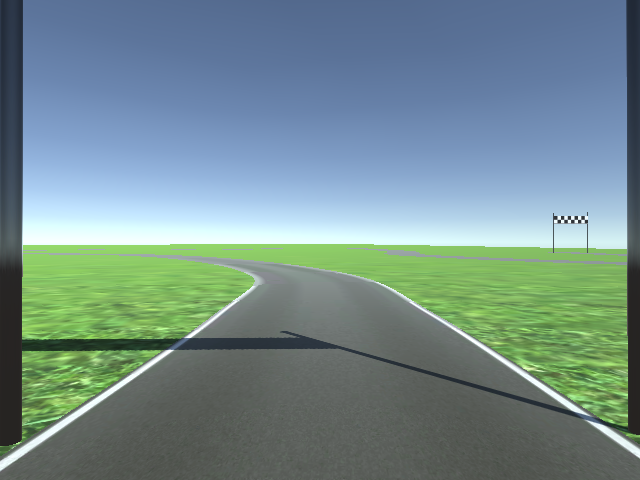
#> input picture car.png, 640 x 480 px
$ python -i autocar.py   (imports and definitions only)
#> lines starting #> are read from the running program, lines starting #| are printed output that depends on the picture; after the words box and inside, x2 and y2 are one past the last pixel; in counts of white or black regions, pixels touching at a corner belong together
from scipy.stats import linregress
import numpy as np
import cv2
import os
import math
import socket
import sys
import json

def weighted_img(img, initial_img, α=0.8, β=1., λ=0.):
    return cv2.addWeighted(initial_img, α, img, β, λ)

def stack_images(img_a, img_b):
    return np.hstack((img_a, img_b))

def region_of_interest(img, vertices):
    mask = np.zeros_like(img)

    if len(img.shape) > 2:
        channel_count = img.shape[2]
        ignore_mask_color = (255,) * channel_count
    else:
        ignore_mask_color = 255
    cv2.fillPoly(mask, vertices, ignore_mask_color)
    masked_image = cv2.bitwise_and(img, mask)
    cv2.imshow("masked", masked_image)
    return masked_image

def crop_roi(image, top_left, top_right, bottom_right, bottom_left):
    roi = [np.array([top_left, top_right, bottom_right, bottom_left], dtype=np.int32)]
    return region_of_interest(image, roi)

def crop_by_ref(img, ref_width, ref_height, ref_top_x, ref_top_y, ref_bot_x, ref_bot_y):
    width = img.shape[1]
    image_height = img.shape[0]
    middle_x = int(width / 2)
    image_offset_bottom_x = int(width * ref_bot_x / ref_width)
    image_offset_bottom_y = int(image_height * ref_bot_y / ref_height)
    image_offset_top_x = int(width * ref_top_x / ref_width)
    image_offset_top_y = int(image_height * ref_top_y / ref_height)
    top_left = [middle_x - image_offset_top_x, image_offset_top_y]
    top_right = [middle_x + image_offset_top_x, image_offset_top_y]
    bottom_right = [width - image_offset_bottom_x, image_offset_bottom_y]
    bottom_left = [image_offset_bottom_x, image_offset_bottom_y]

    return crop_roi(img, top_left, top_right, bottom_right, bottom_left)

def crop(image, bottom_offset = 0):
    ref_width = 640
    ref_height = 480
    ref_top_x = 100
    ref_top_y = 280
    ref_bottom_x = 0
    ref_bottom_y = 480 - bottom_offset
    return crop_by_ref(image, ref_width, ref_height, ref_top_x, ref_top_y, ref_bottom_x, ref_bottom_y)

def clache(img):
    cl = cv2.createCLAHE(clipLimit = 3.0, tileGridSize = (8, 8))

    img_yuv = cv2.cvtColor(img, cv2.COLOR_BGR2YUV)
    y, u, v = cv2.split(img_yuv)
    y_clache = cl.apply(y)
    img_yuv = cv2.merge((y_clache, u, v))

    return cv2.cvtColor(img_yuv, cv2.COLOR_YUV2BGR)

def canny(img, low_threshold, high_threshold):
    return cv2.Canny(img, low_threshold, high_threshold)

def gaussian_blur(img, kernel_size):
    return cv2.GaussianBlur(img, (kernel_size, kernel_size), 0)

def biliteral(img):
    return cv2.bilateralFilter(img, 13, 75, 75)

def unsharp_mask(image, blured):
    return cv2.addWeighted(blured, 1.5, blured, -0.5, 0, image)

def edges(img):
    gray_img = cv2.cvtColor(img, cv2.COLOR_BGR2GRAY)
    v = np.median(gray_img)
    sigma = 0.33
    lower = int(max(150, (1.0 - sigma) * v))
    upper = int(min(255, (1.0 + sigma) * v))

    return canny(gray_img, lower, upper)

def binary_hsv_mask(img, color_range):
    lower = np.array(color_range[0])
    upper = np.array(color_range[1])

    return cv2.inRange(img, lower, upper)

def binary_gray_mask(img, color_range):
    lower = np.array(color_range[0])
    upper = np.array(color_range[1])

    return cv2.inRange(img, color_range[0][0], color_range[1][0])

def binary_mask_apply(img, binary_mask):
    masked_image = np.zeros_like(img)

    for i in range(3):
        masked_image[:,:,i] = binary_mask.copy()

    return masked_image

def binary_mask_apply_color(img, binary_mask):
    return cv2.bitwise_and(img, img, mask = binary_mask)

def filter_by_color_ranges(img, color_ranges):
    result = np.zeros_like(img)
    gray_img = cv2.cvtColor(img, cv2.COLOR_BGR2GRAY)
    hsv_img = cv2.cvtColor(img, cv2.COLOR_BGR2HSV)

    for color_range in color_ranges:
        color_bottom = color_range[0]
        color_top = color_range[1]

        if color_bottom[0] == color_bottom[1] == color_bottom[2] and color_top[0] == color_top[1] == color_top[2]:
            mask = binary_gray_mask(gray_img, color_range)
        else:
            mask = binary_hsv_mask(hsv_img, color_range)

        masked_img = binary_mask_apply(img, mask)
        result = cv2.addWeighted(masked_img, 1.0, result, 1.0, 0.0)

    return result

def color_threshold(img, white_value):
    white = [[white_value, white_value, white_value], [255, 255, 255]]
    semi_white = [[10, 0, 0], [180, 50, 150]]

    return filter_by_color_ranges(img, [white, semi_white])


def draw_lanes(height, width, left_x, right_x, intersect_pt):
    line_img = np.zeros((height, width, 3), dtype=np.uint8)

    if left_x != 0 and intersect_pt != None:
        cv2.line(line_img, (left_x, height), (intersect_pt[0], intersect_pt[1]), [255, 0, 0], 5)

    if right_x != 0 and intersect_pt != None:
        cv2.line(line_img, (intersect_pt[0], intersect_pt[1]), (right_x, height), [0, 255, 0], 5)

    return line_img

def hough_lines(image, white_value):
    if white_value < 150:
        return None

    image_masked = color_threshold(image, white_value)
    image_edges = edges(image_masked)
    houghed_lns = cv2.HoughLinesP(image_edges, 2, np.pi / 180, 50, np.array([]), 20, 100)

    if houghed_lns is None:
        return hough_lines(image, white_value - 5)

    return houghed_lns

def left_right_lines(lines):
    lines_all_left = []
    lines_all_right = []
    slopes_left = []
    slopes_right = []

    for line in lines:
        for x1, y1, x2, y2 in line:
            slope = (y2 - y1) / (x2 - x1)

            if slope > 0:
                lines_all_right.append(line)
                slopes_right.append(slope)
            else:
                lines_all_left.append(line)
                slopes_left.append(slope)

    filtered_left_lns = filter_lines_outliers(lines_all_left, slopes_left, True)
    filtered_right_lns = filter_lines_outliers(lines_all_right, slopes_right, False)

    return filtered_left_lns, filtered_right_lns

def filter_lines_outliers(lines, slopes, is_left, min_slope = 0.5, max_slope = 0.9):
    if len(lines) < 2:
        return lines

    lines_no_outliers = []
    slopes_no_outliers = []

    for i, line in enumerate(lines):
        slope = slopes[i]

        if min_slope < abs(slope) < max_slope:
            lines_no_outliers.append(line)
            slopes_no_outliers.append(slope)

    slope_median = np.median(slopes_no_outliers)
    slope_std_deviation = np.std(slopes_no_outliers)
    filtered_lines = []

    for i, line in enumerate(lines_no_outliers):
        slope = slopes_no_outliers[i]
        intercepts = np.median(line)

        if slope_median - 2 * slope_std_deviation < slope < slope_median + 2 * slope_std_deviation:
            filtered_lines.append(line)

    return filtered_lines

def median(lines, prev_ms, prev_bs):
    if prev_ms is None:
        prev_ms = []
        prev_bs = []

    xs = []
    ys = []
    xs_med = []
    ys_med = []
    m = 0
    b = 0

    for line in lines:
        for x1, y1, x2, y2 in line:
            xs += [x1, x2]
            ys += [y1, y2]

    if len(xs) > 2 and len(ys) > 2:
        m, b = np.polyfit(xs, ys, 1)
        m, b, r_value_left, p_value_left, std_err = linregress(xs, ys)

        if len(prev_ms) > 0:
            prev_ms.append(m)
            prev_bs.append(b)
        else:
            return np.poly1d([m, b])

    if len(prev_ms) > 0:
        return np.poly1d([np.average(prev_ms), np.average(prev_bs)])
    else:
        return None

def intersect(f_a, f_b, bottom_y):
    if f_a is None or f_b is None:
        return None

    equation = f_a.coeffs - f_b.coeffs
    x = -equation[1] / equation[0]
    y = np.poly1d(f_a.coeffs)(x)
    x, y = map(int, [x, y])

    return [x, y]

def detect(image, white_value, prev_left_ms, prev_left_bs, prev_right_ms, prev_right_bs):
    houghed_lns = hough_lines(image, white_value)

    if houghed_lns is None:
        return [None, None, None, None]

    filtered_left_lns, filtered_right_lns = left_right_lines(houghed_lns)
    median_left_f = median(filtered_left_lns, prev_left_ms, prev_left_bs)
    median_right_f = median(filtered_right_lns, prev_right_ms, prev_right_bs)

    if median_left_f is None or median_right_f is None:
        return detect(image, white_value - 5, prev_left_ms, prev_left_bs, prev_right_ms, prev_right_bs)
    else:
        return [filtered_left_lns, filtered_right_lns, median_left_f, median_right_f]

def image_pipeline(image, prev_left_ms = [], prev_left_bs = [], prev_right_ms = [],
                   prev_right_bs = [], bottom_offset = 0, should_plot = False):
    height = image.shape[0]
    width = image.shape[1]

    image_cropped = crop(image, bottom_offset)
    image_blured = biliteral(image_cropped)
    image_unsharp = unsharp_mask(image_cropped, image_blured)
    image_clached = clache(image_unsharp)

    left_lns, right_lns, median_left_f, median_right_f = detect(
        image_clached, 180, prev_left_ms, prev_left_bs, prev_right_ms, prev_right_bs)

    if median_left_f is None and median_right_f is None:
        return [image, None, None]

    intersect_pt = intersect(median_left_f, median_right_f, height)
    left_x = int((median_left_f - height).roots)
    right_x = int((median_right_f - height).roots)

    if intersect_pt is None:
        return [image, median_left_f, median_right_f, 320, 450]

    lanes = draw_lanes(height, width, left_x, right_x, intersect_pt)
    return [weighted_img(lanes, image), median_left_f, median_right_f, intersect_pt[0], intersect_pt[1]]

class Lane(object):

    def __init__(self, bottom = 0, buffer = 1):
        self.left_fs = []
        self.right_fs = []
        self.center_x = None
        self.center_y = None
        self.bottom_offset = bottom
        self.buffer_size = buffer
        print("Lane initialized", bottom, buffer)

    # [44 lines left out: functions process_frame, json_to_string, send_drive_command, not called in this run]

port = 9999
ip = str(sys.argv[1])

# [1 line that did not run here, left out]
# [1 line not run here, left out]

folder = "../theFxUITCar_Data/Snapshots"
filename = "fx_UIT_Car.png"
path = os.path.join(folder, filename)
# [1 line not run here, left out]
lane = Lane(bottom=20)

# [32 lines not run here, left out]

>>> import cv2
>>> picture = cv2.imread('car.png')
#> picture is the input picture: shape (480, 640, 3); mean B, G, R 140.9, 140.4, 115.4
>>> result = image_pipeline(picture)
#> in region_of_interest, `cv2.fillPoly(mask, vertices, ignore_mask_color)`:
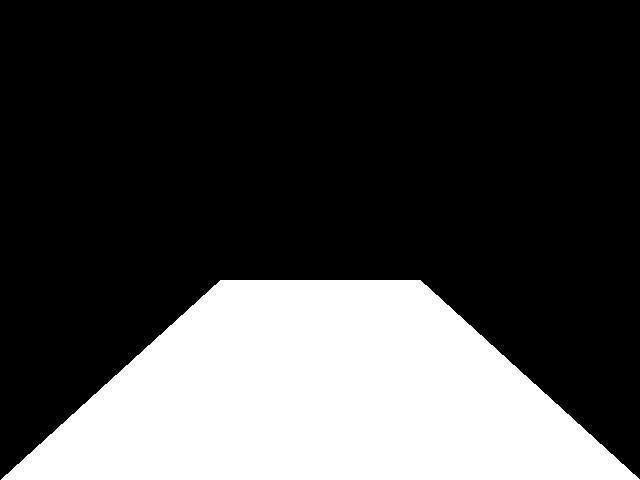
#> mask: shape (480, 640, 3); 27.4% white; 1 white region, box (x1, y1, x2, y2) and area: (1, 280, 640, 480) 84020
#> in clache, `img_yuv = cv2.cvtColor(img, cv2.COLOR_BGR2YUV)`: img_yuv: shape (480, 640, 3); mean of channels 0, 1, 2 27.9, 127.4, 126.9
#> in clache, `y, u, v = cv2.split(img_yuv)`:
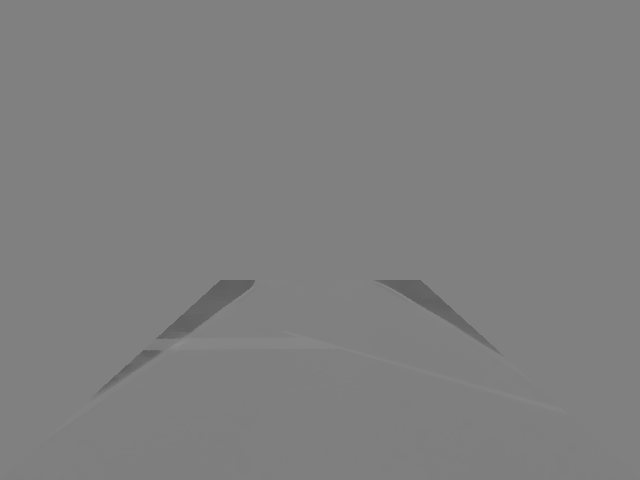
#> u: shape (480, 640); min 94, max 141, mean 127.4
#> in clache, `y_clache = cl.apply(y)`:
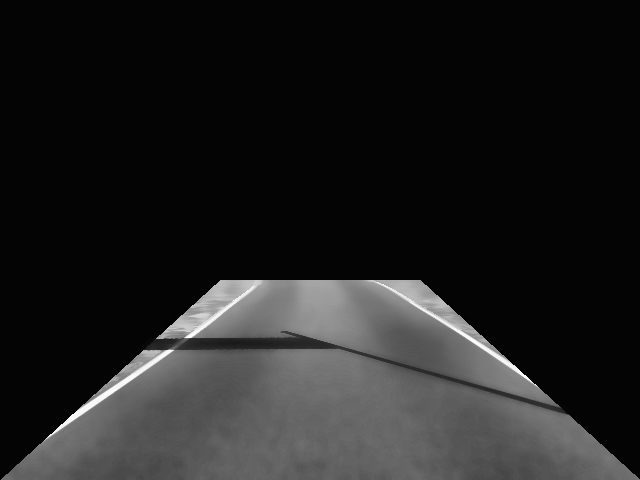
#> y_clache: shape (480, 640); min 3, max 254, mean 32.1
#> in clache, `img_yuv = cv2.merge((y_clache, u, v))`: img_yuv: shape (480, 640, 3); mean of channels 0, 1, 2 32.1, 127.4, 126.9
#> in filter_by_color_ranges, `hsv_img = cv2.cvtColor(img, cv2.COLOR_BGR2HSV)`: hsv_img: shape (480, 640, 3); mean H, S, V 18.3, 5.7, 33
#> after the loop in filter_by_color_ranges, `for color_range in color_ranges:`: result: shape (480, 640, 3); mean H, S, V 63.4, 63.4, 63.4
#> in edges, `gray_img = cv2.cvtColor(img, cv2.COLOR_BGR2GRAY)`:
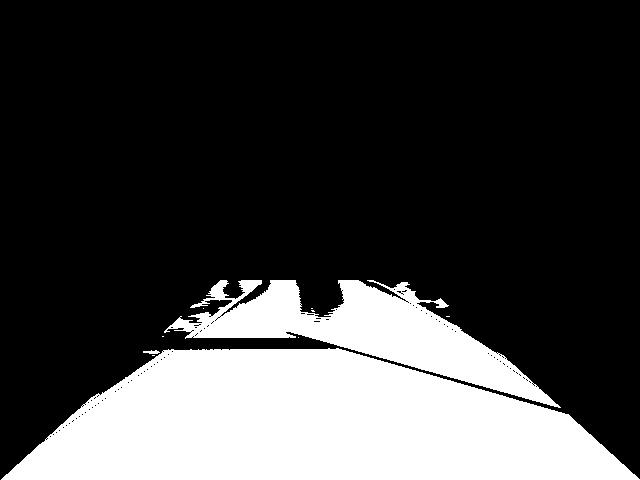
#> gray_img: shape (480, 640); 24.8% white; 10 white regions (7 under 20 px), largest, box (x1, y1, x2, y2) and area: (1, 348, 640, 480) 59144, (164, 280, 561, 408) 17125, (143, 350, 160, 354) 45
#> in edges, `v = np.median(gray_img)`: v = 0
#> in edges, `lower = int(max(150, (1.0 - sigma) * v))`: lower = 150
#> in edges, `upper = int(min(255, (1.0 + sigma) * v))`: upper = 0
#> in canny, `return cv2.Canny(img, low_threshold, high_threshold)`:
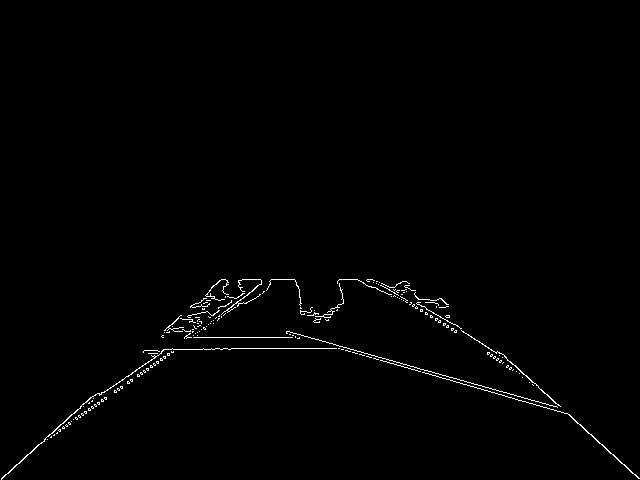
#> returned value: shape (480, 640); 0.91% white in thin lines or dots, all inside (x1, y1, x2, y2) = (1, 279, 640, 480)
#> in hough_lines, `houghed_lns = cv2.HoughLinesP(image_edges, 2, np.pi / 180, 50, np.arra..`: houghed_lns = 26 rows, first 6: [439, 298, 639, 478], [193, 304, 499, 391], [36, 446, 274, 279], [439, 377, 525, 401], [163, 349, 230, 349], [3, 476, 221, 279]
#> the loop in left_right_lines, `for line in lines:` made 26 passes
#> line on passes 1 to 12: [[439, 298, 639, 478]], [[193, 304, 499, 391]], [[36, 446, 274, 279]], [[439, 377, 525, 401]], [[163, 349, 230, 349]], [[3, 476, 221, 279]], [[369, 279, 530, 379]], [[162, 337, 299, 337]], [[119, 390, 261, 283]], [[77, 410, 261, 281]], [[222, 279, 372, 279]], [[4, 476, 227, 282]]
#> after the loop in left_right_lines, `for line in lines:`: lines_all_left = 14 items, first 6: [[36, 446, 274, 279]], [[163, 349, 230, 349]], [[3, 476, 221, 279]], [[162, 337, 299, 337]], [[119, 390, 261, 283]], [[77, 410, 261, 281]]; lines_all_right = 12 items, first 6: [[439, 298, 639, 478]], [[193, 304, 499, 391]], [[439, 377, 525, 401]], [[369, 279, 530, 379]], [[330, 348, 559, 405]], [[393, 287, 506, 357]]; slopes_left = [-0.702, 0, -0.904, 0, -0.754, -0.701, 0, -0.87, -0.729, 0, -0.677, -0.78, -0.108, -0.9]; slopes_right = [0.9, 0.284, 0.279, 0.621, 0.249, 0.619, 0.841, 0.647, 0.376, 0.285, 0.583, 0.3]
#> the loop in filter_lines_outliers, `for i, line in enumerate(lines):` made 14 passes
#> (line, slope) on passes 1 to 12: ([[36, 446, 274, 279]], -0.702), ([[163, 349, 230, 349]], 0), ([[3, 476, 221, 279]], -0.904), ([[162, 337, 299, 337]], 0), ([[119, 390, 261, 283]], -0.754), ([[77, 410, 261, 281]], -0.701), ([[222, 279, 372, 279]], 0), ([[4, 476, 227, 282]], -0.87), ([[62, 423, 243, 291]], -0.729), ([[172, 348, 339, 348]], 0), ([[39, 444, 262, 293]], -0.677), ([[9, 471, 241, 290]], -0.78)
#> after the loop in filter_lines_outliers, `for i, line in enumerate(lines):`: lines_no_outliers = [[[36, 446, 274, 279]], [[119, 390, 261, 283]], [[77, 410, 261, 281]], [[4, 476, 227, 282]], [[62, 423, 243, 291]], [[39, 444, 262, 293]], [[9, 471, 241, 290]]]; slopes_no_outliers = [-0.702, -0.754, -0.701, -0.87, -0.729, -0.677, -0.78]
#> in filter_lines_outliers, `slope_median = np.median(slopes_no_outliers)`: slope_median = -0.729
#> in filter_lines_outliers, `slope_std_deviation = np.std(slopes_no_outliers)`: slope_std_deviation = 0.0605
#> the loop in filter_lines_outliers, `for i, line in enumerate(lines_no_outliers):` made 7 passes
#> (slope, intercepts) on passes 1 to 7: (-0.702, 276.5), (-0.754, 272), (-0.701, 271), (-0.87, 254.5), (-0.729, 267), (-0.677, 277.5), (-0.78, 265.5)
#> after the loop in filter_lines_outliers, `for i, line in enumerate(lines_no_outliers):`: filtered_lines = [[[36, 446, 274, 279]], [[119, 390, 261, 283]], [[77, 410, 261, 281]], [[62, 423, 243, 291]], [[39, 444, 262, 293]], [[9, 471, 241, 290]]]
#> in left_right_lines, `filtered_left_lns = filter_lines_outliers(lines_all_left, slopes_left,..`: filtered_left_lns has the same summary as filtered_lines in filter_lines_outliers
#> the loop in filter_lines_outliers (call 2), `for i, line in enumerate(lines):` made 12 passes
#> (line, slope) on passes 1 to 12: ([[439, 298, 639, 478]], 0.9), ([[193, 304, 499, 391]], 0.284), ([[439, 377, 525, 401]], 0.279), ([[369, 279, 530, 379]], 0.621), ([[330, 348, 559, 405]], 0.249), ([[393, 287, 506, 357]], 0.619), ([[404, 281, 637, 477]], 0.841), ([[382, 283, 501, 360]], 0.647), ([[226, 284, 319, 319]], 0.376), ([[190, 306, 569, 414]], 0.285), ([[373, 280, 488, 347]], 0.583), ([[206, 294, 236, 303]], 0.3)
#> the loop in filter_lines_outliers (call 2), `for i, line in enumerate(lines_no_outliers):` made 5 passes
#> (slope, intercepts) on passes 1 to 5: (0.621, 374), (0.619, 375), (0.841, 440.5), (0.647, 371), (0.583, 360)
#> in left_right_lines, `filtered_right_lns = filter_lines_outliers(lines_all_right, slopes_rig..`: filtered_right_lns = [[[369, 279, 530, 379]], [[393, 287, 506, 357]], [[382, 283, 501, 360]], [[373, 280, 488, 347]]]
#> in detect, `filtered_left_lns, filtered_right_lns = left_right_lines(houghed_lns)`: filtered_left_lns has the same summary as filtered_lines in filter_lines_outliers
#> the loop in median, `for line in lines:` made 6 passes
#> after the loop in median, `for line in lines:`: xs = [36, 274, 119, 261, 77, 261, 62, 243, 39, 262, 9, 241]; ys = [446, 279, 390, 283, 410, 281, 423, 291, 444, 293, 471, 290]
#> in median, `m, b = np.polyfit(xs, ys, 1)`: m = -0.721; b = 471.7
#> in median, `m, b, r_value_left, p_value_left, std_err = linregress(xs, ys)`: r_value_left = -0.998; p_value_left = 7.39e-13; std_err = 0.0161
#> the loop in median (call 2), `for line in lines:` made 4 passes
#> in image_pipeline, `left_lns, right_lns, median_left_f, median_right_f = detect( image_cla..`: left_lns has the same summary as filtered_lines in filter_lines_outliers; right_lns has the same summary as filtered_right_lns in left_right_lines
#> in image_pipeline, `intersect_pt = intersect(median_left_f, median_right_f, height)`: intersect_pt = [316, 243]
#> in image_pipeline, `left_x = int((median_left_f - height).roots)`: left_x = -11
#> in image_pipeline, `right_x = int((median_right_f - height).roots)`: right_x = 698
#> in draw_lanes, `cv2.line(line_img, (intersect_pt[0], intersect_pt[1]), (right_x, heigh..`:
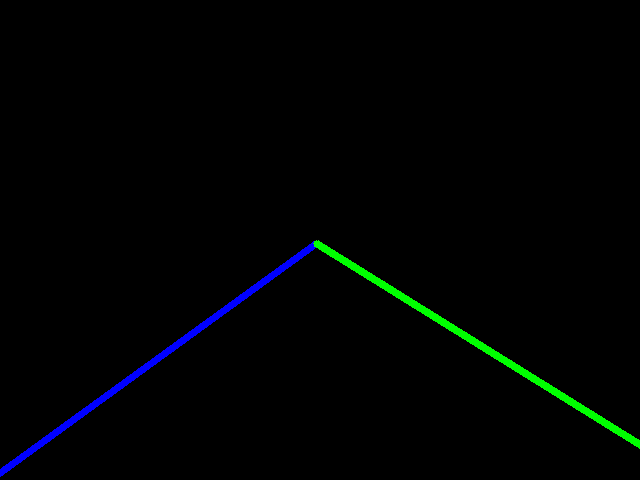
#> line_img: shape (480, 640, 3); mean of channels 0, 1, 2 2.2, 2.3, 0; drawn as B, G, R
#> in weighted_img, `return cv2.addWeighted(initial_img, α, img, β, λ)`:
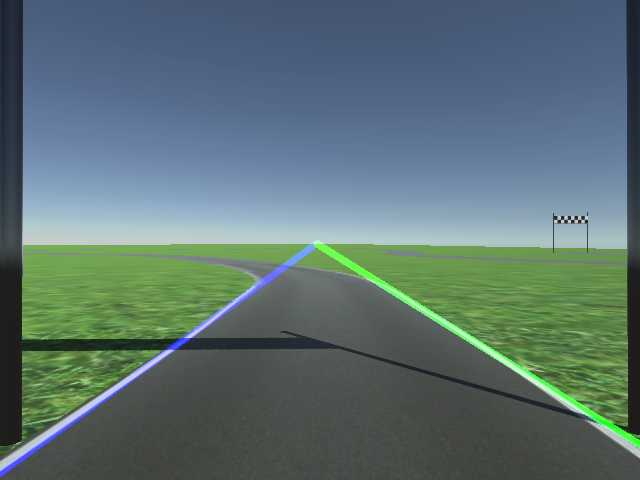
#> returned value: shape (480, 640, 3); mean of channels 0, 1, 2 113.7, 113.4, 92.3; drawn as B, G, R
#> result = 5 items
